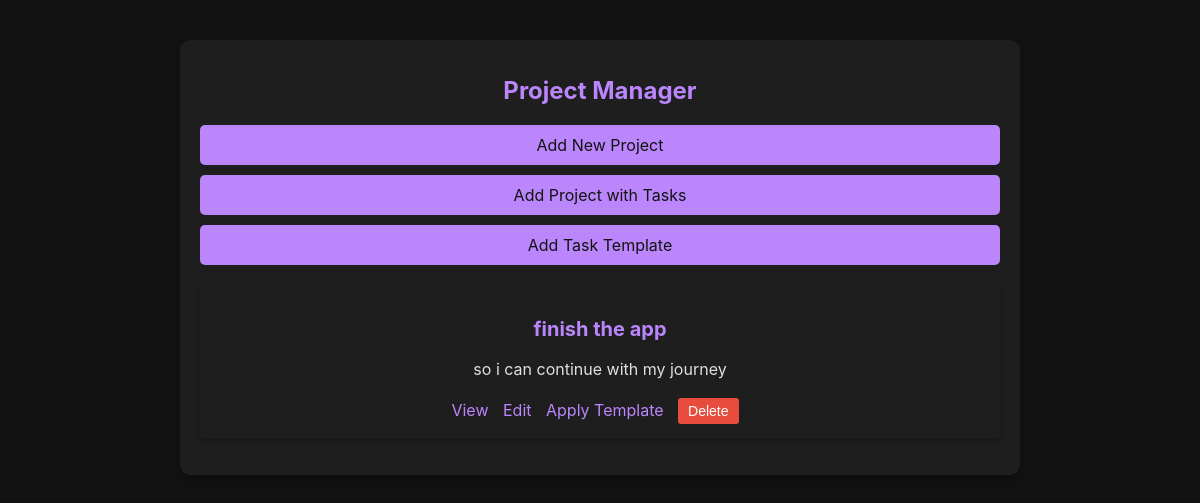
The app's page /, older data.
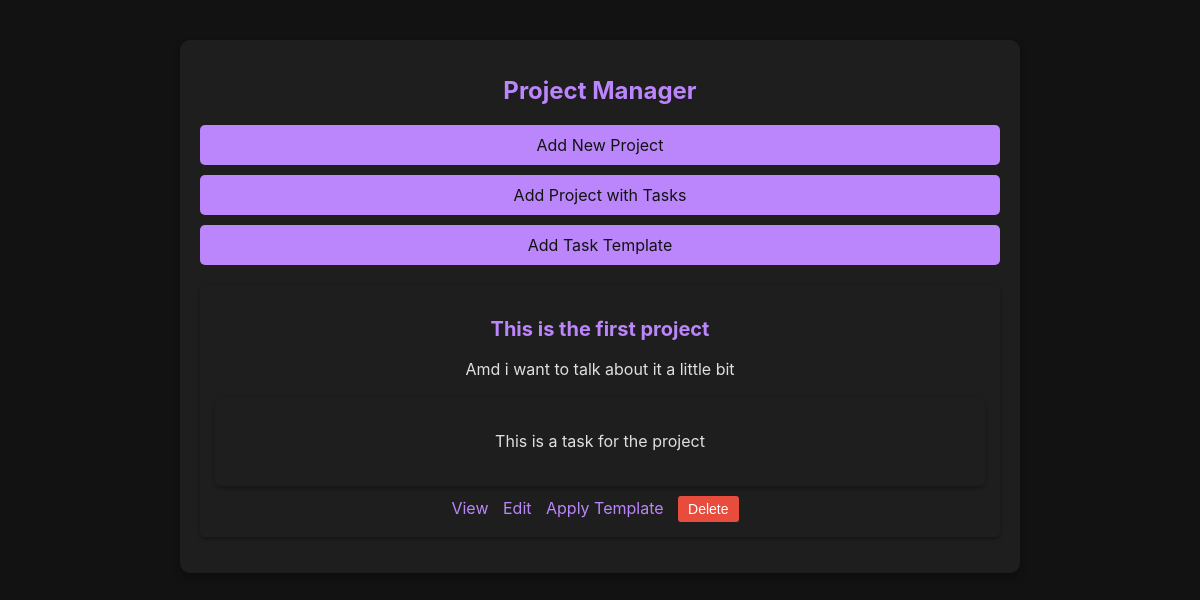
The same page, newer data.
### app.py (models this page shows)
class Project(db.Model):
    id = db.Column(db.Integer, primary_key=True)
    name = db.Column(db.String(100), nullable=False)
    description = db.Column(db.String(200))
    tasks = db.relationship('Task', backref='project', lazy=True)

class Task(db.Model):
    id = db.Column(db.Integer, primary_key=True)
    title = db.Column(db.String(100), nullable=False)
    description = db.Column(db.String(200))
    status = db.Column(db.String(50), default='To Do')
    due_date = db.Column(db.Date, default=lambda: (datetime.utcnow() + timedelta(days=2)).date())
    project_id = db.Column(db.Integer, db.ForeignKey('project.id'), nullable=False)
    dependencies = db.relationship(
        'Task',  # Self-referential relationship
        secondary='task_dependencies',  # Association table
        primaryjoin='Task.id == task_dependencies.c.task_id',
        secondaryjoin='Task.id == task_dependencies.c.dependency_id',
        backref='dependents'
    )

### app.py (the view)
@app.route("/")
def index():
    projects = Project.query.all()
    return render_template("index.html", projects=projects)

### templates/index.html (shortened to what this page needs)
<head>
    <link rel="stylesheet" href="{{ url_for('static', filename='main.css') }}">
</head>
<body>
    <div class="App">
        <header class="App-header">
            <h1>Project Manager</h1>
            <div class="action-links">
                <a href="{{ url_for('add_project') }}" class="action-link">Add New Project</a>
                <a href="{{ url_for('add_project_with_tasks') }}" class="action-link">Add Project with Tasks</a>
                <a href="{{ url_for('add_template') }}" class="action-link">Add Task Template</a>
            </div>
            <ul>
                {% for project in projects %}
                <li>
                    <h2>{{ project.name }}</h2>
                    <p>{{ project.description }}</p>
                    <ul>
                        {% for task in project.tasks %}
                        <li>
                            <p>{{ task.title }}</p>
                        </li>
                        {% endfor %}
                    </ul>
                    <div class="actions">
                        <a href="{{ url_for('project_detail', project_id=project.id) }}">View</a>
                        <a href="{{ url_for('edit_project', project_id=project.id) }}">Edit</a>
                        <a href="{{ url_for('apply_template', project_id=project.id) }}">Apply Template</a>
                        <form method="POST" action="{{ url_for('delete_project', project_id=project.id) }}" style="display:inline;">
                            <button type="submit">Delete</button>
                        </form>
                    </div>
                </li>
                {% endfor %}
            </ul>
        </header>
    </div>
</body>

Row changes from the older to the newer data that the page shows:
removed Project: name "finish the app", description "so i can continue with my journey"
added Project: name "This is the first project", description "Amd i want to talk about it a little bit"
added Task: title "This is a task for the project"
